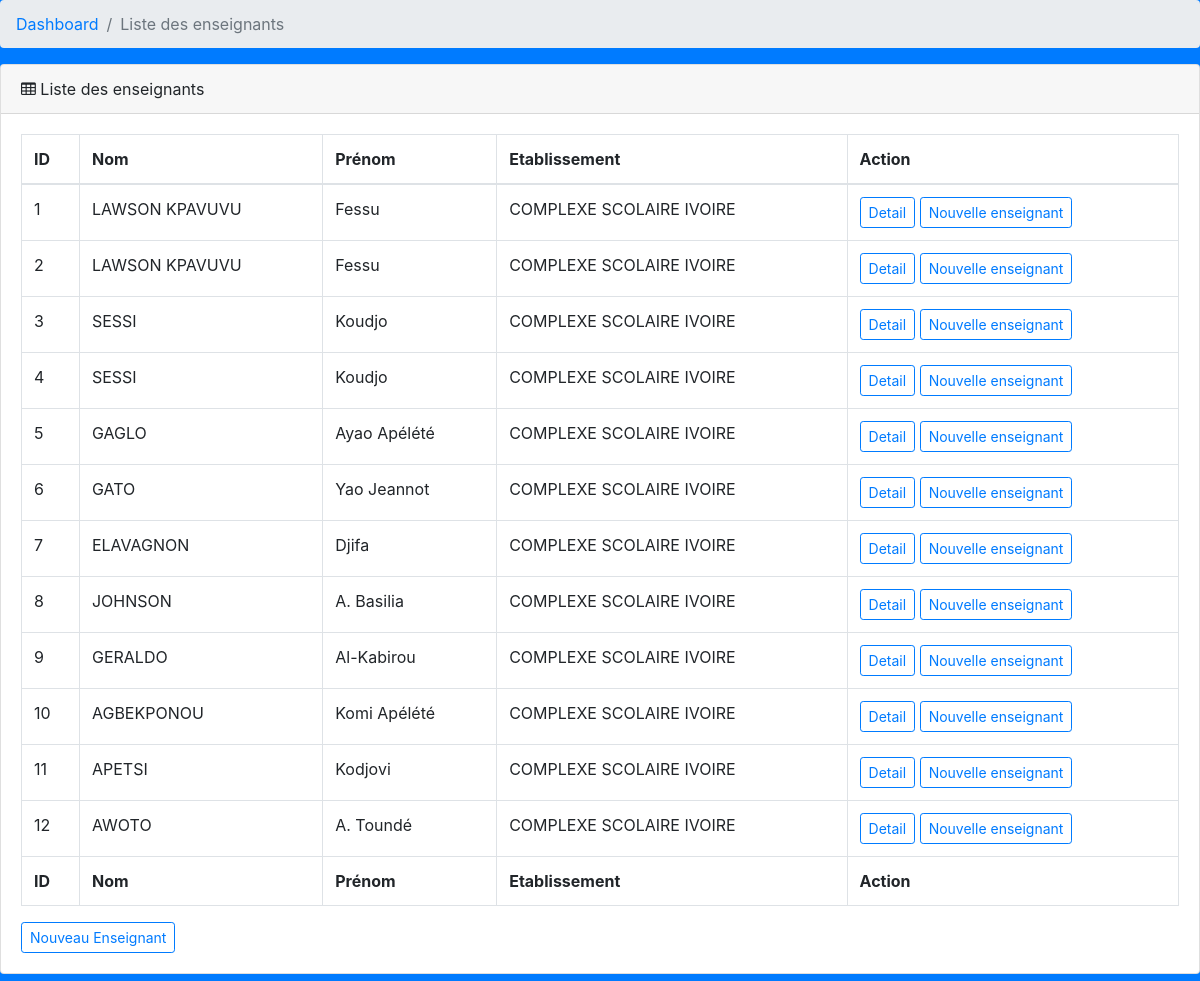
The app's page /ets/enseignant/ with its own data.
### etablissements/models.py (models this page shows, shortened)
class Enseignant(models.Model):
    user = models.OneToOneField('auth.User', related_name='enseignant' , on_delete=models.CASCADE, blank=True, null=True)
    nom = models.CharField(max_length=256)
    prenom = models.CharField(max_length=256)
    sexe = models.CharField(choices=(('Masculin', 'Masculin'), ('Féminin', 'Féminin')), max_length=256)
    GRADE = (('PR', 'Professeur'),
             ('MCA', 'Maitre de conference A'),
             ('MCB', 'Maitre de conference B'),
             ('MAA', 'Maitre assistant A'),
             ('MAB', 'Maitre assistant B'),
             ('DR', 'Docteur'),
             ('M', 'Master'),
             ('M1', 'Master I'),
             ('L', 'Licence'))
    grade = models.CharField(choices=GRADE, max_length=256)
    etbs = models.ForeignKey('etablissements.Etablissement', related_name='enseignants', on_delete=models.CASCADE, null=True)
    nationalite = CountryField(blank=True, null=True)
    adresse = models.TextField(blank=True, null=True)
    contact = models.CharField(max_length=40, blank=True, null=True)
    date_creation = models.DateTimeField(auto_now_add=True)
    photo = models.FileField(upload_to="ens", blank=True, null=True)
    est_chef = models.BooleanField(default=False)
    class Meta:
        db_table = "enseignant"
        verbose_name = "Enseignant"
        verbose_name_plural = "Enseignants"

class Etablissement(models.Model):
    nom = models.CharField(max_length=256)
    bp = models.CharField(max_length=20, blank=True, null=True)
    adresse = models.TextField(blank=True, null=True)
    contact = models.BigIntegerField(blank=True, null=True)
    email = models.EmailField(blank=True, null=True, max_length=50)
    inspection = models.ForeignKey('etablissements.Inspection', related_name='etablissements',
                                      on_delete=models.CASCADE, null=True)
    activation = models.BooleanField(default=False)
    logo = models.ImageField(upload_to="ets", blank=True, null=True)
    plan = models.ImageField(upload_to="ets/plan", blank=True, null=True)
    chef = models.OneToOneField('etablissements.Enseignant', related_name='chefetb',on_delete=models.CASCADE, null=True)
    date_creation = models.DateTimeField(auto_now_add=True)
    class Meta:
        db_table = "etablissement"
        verbose_name = "Etablissement"
        verbose_name_plural = "Etablissements"

### etablissements/views.py (the view)
# urls.py: path('enseignant/', EnseignantIndexView.as_view(), name='enseignant_index'),
class EnseignantIndexView(ListView):
   model = Enseignant
   template_name = 'enseignant/index.html'
   context_object_name = 'enseignants'

### bulletin/templates/enseignant/index.html (shortened to what this page needs)
{% extends 'base.html' %}
{% load static %}
{% block content %}
    <ol class="breadcrumb">
        <li class="breadcrumb-item">
            <a href="{% url 'home_page' %}">Dashboard</a>
        </li>
        <li class="breadcrumb-item active">Liste des enseignants</li>
    </ol>
    <div class="card mb-3">
        <div class="card-header">
            <i class="fa fa-table"></i> Liste des enseignants
        </div>
        <div class="card-body">
            <div class="table-responsive">
                <table class="table table-bordered" id="dataTable" width="100%" cellspacing="0">
                    <thead>
                    <tr>
                        <th>ID</th>
                        <th>Nom</th>
                        <th>Prénom</th>
                        <th>Etablissement</th>
                        <th>Action</th>
                    </tr>
                    </thead>
                    <tfoot>
                    <tr>
                        <th>ID</th>
                        <th>Nom</th>
                        <th>Prénom</th>
                        <th>Etablissement</th>
                        <th>Action</th>
                    </tr>
                    </tfoot>
                    <tbody>
                    {% for enseignant in enseignants %}
                        <tr>
                            <td>{{ enseignant.id }}</td>
                            <td>{{ enseignant.nom }}</td>
                            <td>{{ enseignant.prenom }}</td>
                            <td>{{ enseignant.etbs.nom }}</td>
                            <td><a class="btn btn-outline-primary btn-sm"
                                   href="{% url 'enseignant_show' pk=enseignant.id %}" role="button">Detail</a>
                               <a class="btn btn-outline-primary btn-sm" href="{% url 'enseignant_new' %}" role="button">Nouvelle enseignant</a>
                            </td>
                        </tr>
                    {% endfor %}
                    </tbody>
                </table>
            </div>
                <a class="btn btn-outline-primary btn-sm"href="{% url 'enseignant_new'  %}" role="button">Nouveau Enseignant</a>
        </div>
    </div>
{% endblock %}

### bulletin/templates/base.html (shortened to what this page needs)
{% load static %}
<!DOCTYPE html>
<html lang="fr">
<head>
    <link href="{% static 'vendor/bootstrap/css/bootstrap.min.css' %}" rel="stylesheet">
    <link href="{% static 'vendor/font-awesome/css/font-awesome.min.css' %}" rel="stylesheet" type="text/css">
    <link href="{% static 'dashboard/css/sb-admin.css' %}" rel="stylesheet">
</head>
<body class="bg-primary">
{% block content %}
{% endblock %}
</body>
</html>

### static/dashboard/css/sb-admin.css (style rules this page uses)
html { position: relative; min-height: 100%; }
body { overflow-x: hidden; }

### records on screen
Enseignant: id "1", nom "LAWSON KPAVUVU", prenom "Fessu", etbs.nom "COMPLEXE SCOLAIRE IVOIRE"
Enseignant: id "2", nom "LAWSON KPAVUVU", prenom "Fessu", etbs.nom "COMPLEXE SCOLAIRE IVOIRE"
Enseignant: id "3", nom "SESSI", prenom "Koudjo", etbs.nom "COMPLEXE SCOLAIRE IVOIRE"
Enseignant: id "4", nom "SESSI", prenom "Koudjo", etbs.nom "COMPLEXE SCOLAIRE IVOIRE"
Enseignant: id "5", nom "GAGLO", prenom "Ayao Apélété", etbs.nom "COMPLEXE SCOLAIRE IVOIRE"
Enseignant: id "6", nom "GATO", prenom "Yao Jeannot", etbs.nom "COMPLEXE SCOLAIRE IVOIRE"
Enseignant: id "7", nom "ELAVAGNON", prenom "Djifa", etbs.nom "COMPLEXE SCOLAIRE IVOIRE"
Enseignant: id "8", nom "JOHNSON", prenom "A. Basilia", etbs.nom "COMPLEXE SCOLAIRE IVOIRE"
Enseignant: id "9", nom "GERALDO", prenom "Al-Kabirou", etbs.nom "COMPLEXE SCOLAIRE IVOIRE"
Enseignant: id "10", nom "AGBEKPONOU", prenom "Komi Apélété", etbs.nom "COMPLEXE SCOLAIRE IVOIRE"
Enseignant: id "11", nom "APETSI", prenom "Kodjovi", etbs.nom "COMPLEXE SCOLAIRE IVOIRE"
Enseignant: id "12", nom "AWOTO", prenom "A. Toundé", etbs.nom "COMPLEXE SCOLAIRE IVOIRE"
